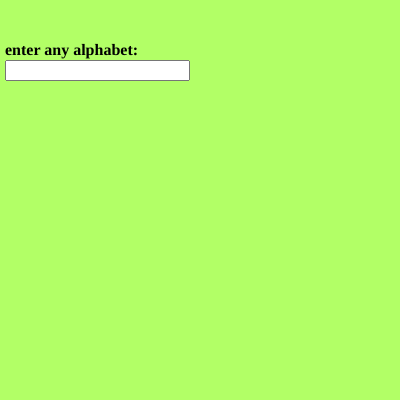
Frame 1 (no input)
Frame 60 (no input): identical to frame 1, image omitted
Frame 120 (the mouse pressed at the canvas centre since frame 60): identical to frame 1, image omitted

The p5.js sketch that drew this single still picture (run headless with seeded random() and noise() and a simulated clock; from frame 60 on, the mouse is pressed at the canvas centre):

// p5.js sketch
// ── sketch.js
var input,heading;
var vowel;

function setup() 
{
  createCanvas(400, 400);
  background(178,255,102);
  input = createInput();
  input.position(5,60);

  heading = createElement('h4','enter any alphabet:');
  heading.position(5,20);

  
}

function draw() {
vowel = input.value();
switch(vowel){
  case 'a':
  console.log("Vowel");
  break;
  case 'e':
    console.log("Vowel");
    break;
    case 'i':
      console.log("Vowel");
      break;
      case 'o':
        console.log("Vowel");
        break;
        case 'u':
          console.log("Vowel");
          break;
          default:
            console.log('not a vowel');
            break;
}
}
